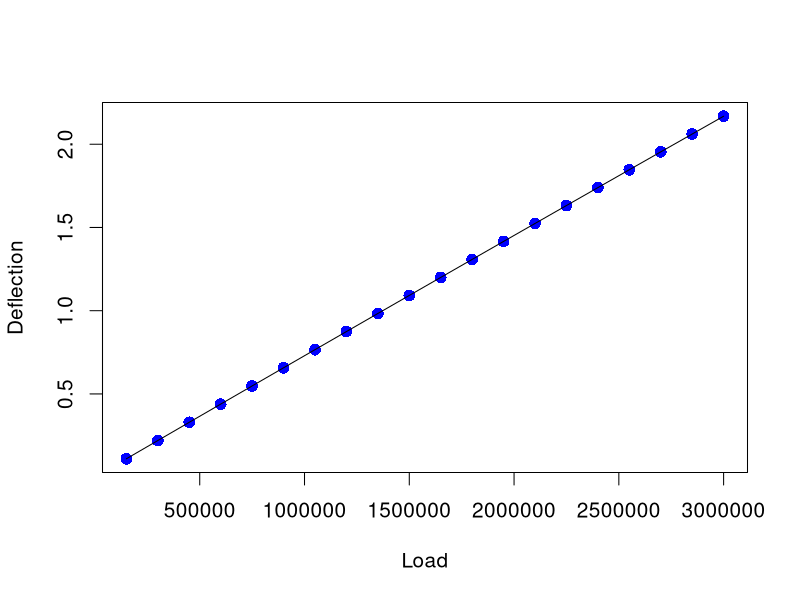
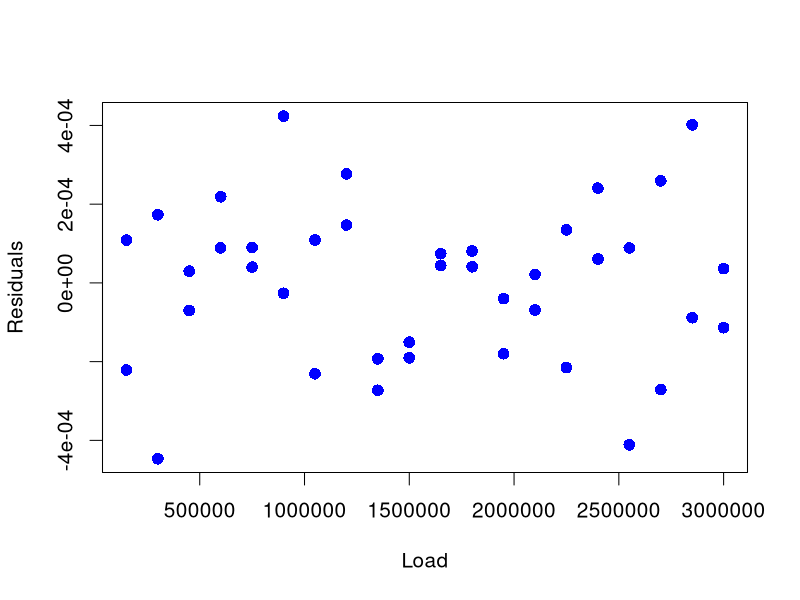
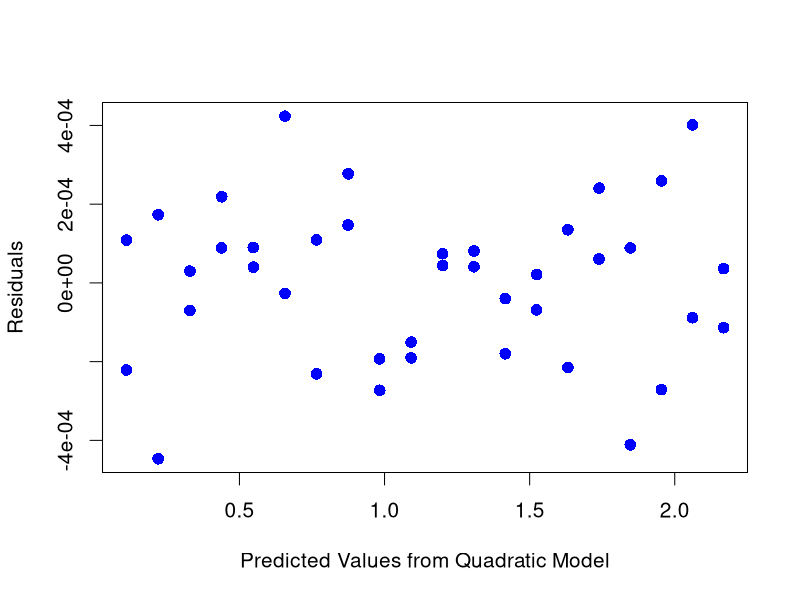
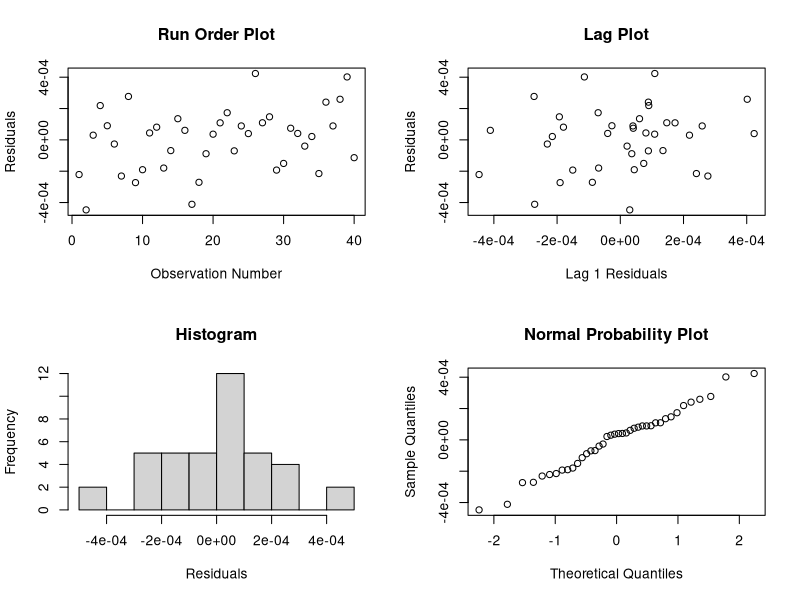

Source code (R) for these figures, in order:
######################################################################
##
## regression-4.6.1.8.R
##
## AUTHOR:       Jolene Splett
## MODIFICATION: 2007 Apr 17
## HANDBOOK:     4.6.1.8. Graphical Residual Analysis - Model #2
## http://www.itl.nist.gov/div898/handbook/pmd/section6/pmd618.htm

######################################################################
##
## LEFT SIDE BAR:  <Compare to Initial Model 4.6.1.4>

## The data with a quadratic estimated regression function and the 
## residual plots are shown below.

## Create vector with dependent variable, deflection
deflection = c(0.11019, 0.21956, 0.32949, 0.43899, 0.54803, 0.65694,
               0.76562, 0.87487, 0.98292, 1.09146, 1.20001, 1.30822,
               1.41599, 1.52399, 1.63194, 1.73947, 1.84646, 1.95392,
               2.06128, 2.16844, 0.11052, 0.22018, 0.32939, 0.43886,
               0.54798, 0.65739, 0.76596, 0.87474, 0.98300, 1.09150,
               1.20004, 1.30818, 1.41613, 1.52408, 1.63159, 1.73965,
               1.84696, 1.95445, 2.06177, 2.16829)

## Create vector with independent variable, load
load = c(150000, 300000, 450000, 600000, 750000, 900000, 1050000,
         1200000, 1350000, 1500000, 1650000, 1800000, 1950000,
         2100000, 2250000, 2400000, 2550000, 2700000, 2850000,
         3000000, 150000, 300000, 450000, 600000, 750000, 900000,
         1050000, 1200000, 1350000, 1500000, 1650000, 1800000,
         1950000, 2100000, 2250000, 2400000, 2550000, 2700000,
         2850000, 3000000)

## Create variable with squared load, determine number of observations
load2 = load*load
len = length(load)

## Fit quadratic model
outq = lm(deflection~load + load2)

## Sort data for plotting
upred = deflection - outq$resid
udfout = data.frame(upred,load)
udfout = udfout[order(load),]

## Plot data overlaid with estimated regression function
par(mfrow=c(1,1),cex=1.25,ask=T)
plot(load,deflection,xlab="Load",ylab="Deflection",
     pch=16, cex=1.25, col="blue")
lines(udfout$load,udfout$upred)

## This plot is almost identical to the analogous plot for the 
## straight-line model, again illustrating the lack of detail in the 
## plot due to the scale. In this case, however, the residual plots 
## will show that the model does fit well.

######################################################################
##
## LEFT SIDE BAR:  Plot Indicates Model Fits Well

## Plot residuals versus independent variable, load
par(mfrow=c(1,1),cex=1.25,ask=T)
plot(load,outq$residuals,xlab="Load",ylab="Residuals",
     pch=16, cex=1.25, col="blue")

## The residuals randomly scattered around zero, indicate that the 
## quadratic is a good function to describe these data. There is also no 
## indication of non-constant variability over the range of loads.

######################################################################
##
## LEFT SIDE BAR:  Plot Also Indicates Model OK

## Plot residuals versus predicted deflection
par(mfrow=c(1,1),cex=1.25,ask=T)
plot(outq$fitted.values,outq$residuals,
     ylab="Residuals",xlab="Predicted Values from Quadratic Model",
     pch=16, cex=1.25, col="blue")

## This plot also looks good. There is no evidence of changes in 
## variability across the range of deflection.

######################################################################
##
## LEFT SIDE BAR:  No Problems Indicated

## 4-Plot of residuals
par(mfrow=c(2,2),ask=T)
plot(outq$residuals,ylab="Residuals",xlab="Observation Number",
     main="Run Order Plot")
plot(outq$residuals[2:len],outq$residuals[1:len-1],ylab="Residuals",
     xlab="Lag 1 Residuals",main="Lag Plot")
hist(outq$residuals,ylab="Frequency",xlab="Residuals",main="Histogram")
qqnorm(outq$residuals,main="Normal Probability Plot")

## All of these residual plots have become satisfactory by simply by 
## changing the functional form of the model. There is no evidence 
## in the run order plot of any time dependence in the measurement 
## process, and the lag plot suggests that the errors are independent. 
## The histogram and normal probability plot suggest that the random 
## errors affecting the measurement process are normally distributed.

######################################################################
## ================================================================ ##
######################################################################
